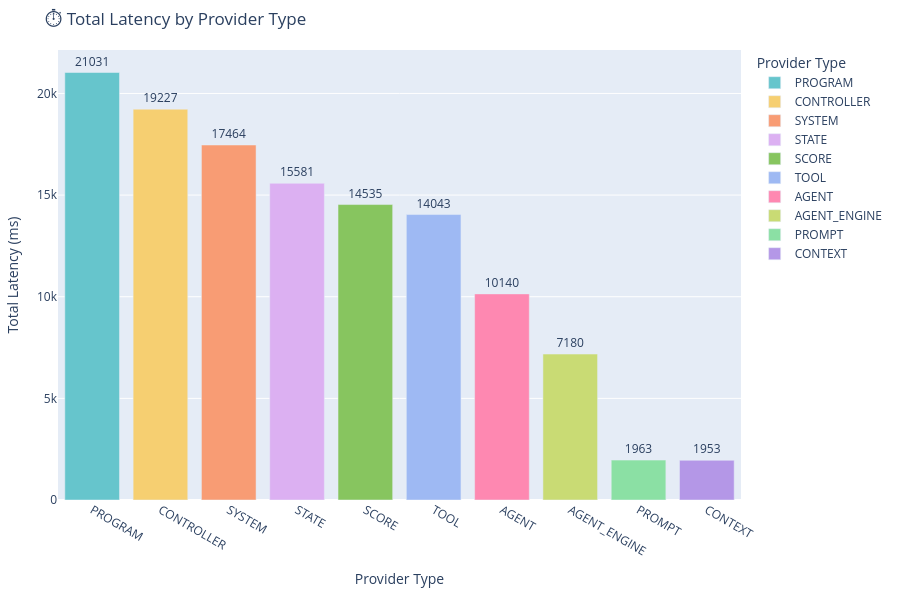

Notebook source saved alongside this figure:
### Markdown cell above
### ⏱️ Total Latency by Provider Type

This bar chart summarizes the **cumulative execution time** consumed by each `provider_type` across the entire session.

#### 🧠 What this code does:
- Aggregates the `latency_ms` field for each `provider_type` using `.groupby()` and `.sum()`.
- Sorts the result so the most time-consuming providers appear first.
- Uses Plotly Express to render a labeled **bar chart** with:
  - Provider types on the x-axis
  - Total latency (in milliseconds) on the y-axis
- Applies a pastel color palette for clarity and visual grouping.

#### 🔍 What you're observing:
- This reveals which components are the **most performance-intensive** — e.g., `agent_engine`, `tool`, or `system`.
- It complements frequency charts by showing not just how often a provider is used, but how **expensive** it is.
- Useful for identifying where to focus **optimization**, **caching**, or **parallelization** efforts.

This chart is essential for profiling execution cost at a subsystem level and for balancing responsiveness across an FSM-managed system.

### Code cell
import plotly.express as px

# Work on a copy to avoid modifying the original DataFrame
df_latency = df.copy()

# Truncate provider_type to the part after the last '.'
df_latency['provider_type'] = df_latency['provider_type'].apply(lambda x: x.split('.')[-1])

# Sum latency by provider type
latency_by_type = (
    df_latency.groupby("provider_type")["latency_ms"]
    .sum()
    .reset_index()
    .sort_values("latency_ms", ascending=False)
)

# Plot as bar chart
fig = px.bar(
    latency_by_type,
    x="provider_type",
    y="latency_ms",
    text="latency_ms",
    title="⏱️ Total Latency by Provider Type",
    labels={"provider_type": "Provider Type", "latency_ms": "Total Latency (ms)"},
    color="provider_type",
    color_discrete_sequence=px.colors.qualitative.Pastel
)

# Adjust text position and layout
fig.update_traces(textposition="outside")

# Improve layout for better readability
fig.update_layout(
    height=600,
    xaxis_title="Provider Type", 
    yaxis_title="Total Latency (ms)",
    margin=dict(l=50, r=50, t=50, b=100)
)

# Show the plot
fig.show()

### Figure 1 — Plotly figure (JSON) as saved in the notebook; plotly's stock layout.template omitted (floating-point values rounded to 4 significant figures)
{"data": [{"hovertemplate": "Provider Type=%{x}<br>Total Latency (ms)=%{text}<extra></extra>", "legendgroup": "PROGRAM", "marker": {"color": "rgb(102, 197, 204)", "pattern": {"shape": ""}}, "name": "PROGRAM", "orientation": "v", "showlegend": true, "text": [21030.0], "textposition": "outside", "type": "bar", "x": ["PROGRAM"], "xaxis": "x", "y": [21031], "yaxis": "y"}, {"hovertemplate": "Provider Type=%{x}<br>Total Latency (ms)=%{text}<extra></extra>", "legendgroup": "CONTROLLER", "marker": {"color": "rgb(246, 207, 113)", "pattern": {"shape": ""}}, "name": "CONTROLLER", "orientation": "v", "showlegend": true, "text": [19230.0], "textposition": "outside", "type": "bar", "x": ["CONTROLLER"], "xaxis": "x", "y": [19227], "yaxis": "y"}, {"hovertemplate": "Provider Type=%{x}<br>Total Latency (ms)=%{text}<extra></extra>", "legendgroup": "SYSTEM", "marker": {"color": "rgb(248, 156, 116)", "pattern": {"shape": ""}}, "name": "SYSTEM", "orientation": "v", "showlegend": true, "text": [17460.0], "textposition": "outside", "type": "bar", "x": ["SYSTEM"], "xaxis": "x", "y": [17464], "yaxis": "y"}, {"hovertemplate": "Provider Type=%{x}<br>Total Latency (ms)=%{text}<extra></extra>", "legendgroup": "STATE", "marker": {"color": "rgb(220, 176, 242)", "pattern": {"shape": ""}}, "name": "STATE", "orientation": "v", "showlegend": true, "text": [15580.0], "textposition": "outside", "type": "bar", "x": ["STATE"], "xaxis": "x", "y": [15581], "yaxis": "y"}, {"hovertemplate": "Provider Type=%{x}<br>Total Latency (ms)=%{text}<extra></extra>", "legendgroup": "SCORE", "marker": {"color": "rgb(135, 197, 95)", "pattern": {"shape": ""}}, "name": "SCORE", "orientation": "v", "showlegend": true, "text": [14540.0], "textposition": "outside", "type": "bar", "x": ["SCORE"], "xaxis": "x", "y": [14535], "yaxis": "y"}, {"hovertemplate": "Provider Type=%{x}<br>Total Latency (ms)=%{text}<extra></extra>", "legendgroup": "TOOL", "marker": {"color": "rgb(158, 185, 243)", "pattern": {"shape": ""}}, "name": "TOOL", "orientation": "v", "showlegend": true, "text": [14040.0], "textposition": "outside", "type": "bar", "x": ["TOOL"], "xaxis": "x", "y": [14043], "yaxis": "y"}, {"hovertemplate": "Provider Type=%{x}<br>Total Latency (ms)=%{text}<extra></extra>", "legendgroup": "AGENT", "marker": {"color": "rgb(254, 136, 177)", "pattern": {"shape": ""}}, "name": "AGENT", "orientation": "v", "showlegend": true, "text": [10140.0], "textposition": "outside", "type": "bar", "x": ["AGENT"], "xaxis": "x", "y": [10140], "yaxis": "y"}, {"hovertemplate": "Provider Type=%{x}<br>Total Latency (ms)=%{text}<extra></extra>", "legendgroup": "AGENT_ENGINE", "marker": {"color": "rgb(201, 219, 116)", "pattern": {"shape": ""}}, "name": "AGENT_ENGINE", "orientation": "v", "showlegend": true, "text": [7180.0], "textposition": "outside", "type": "bar", "x": ["AGENT_ENGINE"], "xaxis": "x", "y": [7180], "yaxis": "y"}, {"hovertemplate": "Provider Type=%{x}<br>Total Latency (ms)=%{text}<extra></extra>", "legendgroup": "PROMPT", "marker": {"color": "rgb(139, 224, 164)", "pattern": {"shape": ""}}, "name": "PROMPT", "orientation": "v", "showlegend": true, "text": [1963.0], "textposition": "outside", "type": "bar", "x": ["PROMPT"], "xaxis": "x", "y": [1963], "yaxis": "y"}, {"hovertemplate": "Provider Type=%{x}<br>Total Latency (ms)=%{text}<extra></extra>", "legendgroup": "CONTEXT", "marker": {"color": "rgb(180, 151, 231)", "pattern": {"shape": ""}}, "name": "CONTEXT", "orientation": "v", "showlegend": true, "text": [1953.0], "textposition": "outside", "type": "bar", "x": ["CONTEXT"], "xaxis": "x", "y": [1953], "yaxis": "y"}], "layout": {"barmode": "relative", "height": 600, "legend": {"title": {"text": "Provider Type"}, "tracegroupgap": 0}, "margin": {"b": 100, "l": 50, "r": 50, "t": 50}, "title": {"text": "⏱️ Total Latency by Provider Type"}, "xaxis": {"anchor": "y", "categoryarray": ["PROGRAM", "CONTROLLER", "SYSTEM", "STATE", "SCORE", "TOOL", "AGENT", "AGENT_ENGINE", "PROMPT", "CONTEXT"], "categoryorder": "array", "domain": [0, 1], "title": {"text": "Provider Type"}}, "yaxis": {"anchor": "x", "domain": [0, 1], "title": {"text": "Total Latency (ms)"}}}}
